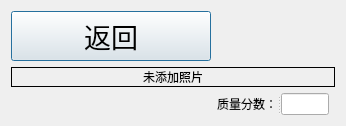
<?xml version="1.0" encoding="UTF-8"?>
<ui version="4.0">
 <class>DialogEnroll</class>
 <widget class="QDialog" name="DialogEnroll">
  <property name="geometry">
   <rect>
    <x>0</x>
    <y>0</y>
    <width>346</width>
    <height>116</height>
   </rect>
  </property>
  <property name="windowTitle">
   <string>Dialog</string>
  </property>
  <property name="autoFillBackground">
   <bool>true</bool>
  </property>
  <property name="styleSheet">
   <string notr="true">color:rgb(0,0,0)</string>
  </property>
  <layout class="QGridLayout" name="gridLayout_2">
   <item row="0" column="0">
    <layout class="QGridLayout" name="gridLayout">
     <item row="0" column="0">
      <widget class="QPushButton" name="btnDlgEnrollReturn">
       <property name="sizePolicy">
        <sizepolicy hsizetype="Expanding" vsizetype="Fixed">
         <horstretch>0</horstretch>
         <verstretch>0</verstretch>
        </sizepolicy>
       </property>
       <property name="minimumSize">
        <size>
         <width>200</width>
         <height>50</height>
        </size>
       </property>
       <property name="maximumSize">
        <size>
         <width>200</width>
         <height>50</height>
        </size>
       </property>
       <property name="font">
        <font>
         <pointsize>20</pointsize>
        </font>
       </property>
       <property name="text">
        <string>返回</string>
       </property>
       <property name="icon">
        <iconset resource="tx2_iris.qrc">
         <normaloff>:/image/返回.png</normaloff>:/image/返回.png</iconset>
       </property>
       <property name="iconSize">
        <size>
         <width>40</width>
         <height>40</height>
        </size>
       </property>
      </widget>
     </item>
     <item row="1" column="0" colspan="3">
      <widget class="QLabel" name="labIrisIm">
       <property name="sizePolicy">
        <sizepolicy hsizetype="Preferred" vsizetype="MinimumExpanding">
         <horstretch>0</horstretch>
         <verstretch>0</verstretch>
        </sizepolicy>
       </property>
       <property name="frameShape">
        <enum>QFrame::Box</enum>
       </property>
       <property name="text">
        <string>未添加照片</string>
       </property>
       <property name="alignment">
        <set>Qt::AlignCenter</set>
       </property>
      </widget>
     </item>
     <item row="2" column="1">
      <widget class="QSplitter" name="splitter">
       <property name="orientation">
        <enum>Qt::Horizontal</enum>
       </property>
       <widget class="QLabel" name="label">
        <property name="text">
         <string>质量分数：</string>
        </property>
       </widget>
       <widget class="QLineEdit" name="lineEditQualityScore">
        <property name="dragEnabled">
         <bool>true</bool>
        </property>
        <property name="readOnly">
         <bool>true</bool>
        </property>
       </widget>
      </widget>
     </item>
     <item row="2" column="2">
      <widget class="QSplitter" name="splitter_2">
       <property name="orientation">
        <enum>Qt::Horizontal</enum>
       </property>
      </widget>
     </item>
    </layout>
   </item>
  </layout>
 </widget>
 <resources>
  <include location="tx2_iris.qrc"/>
 </resources>
 <connections/>
</ui>
